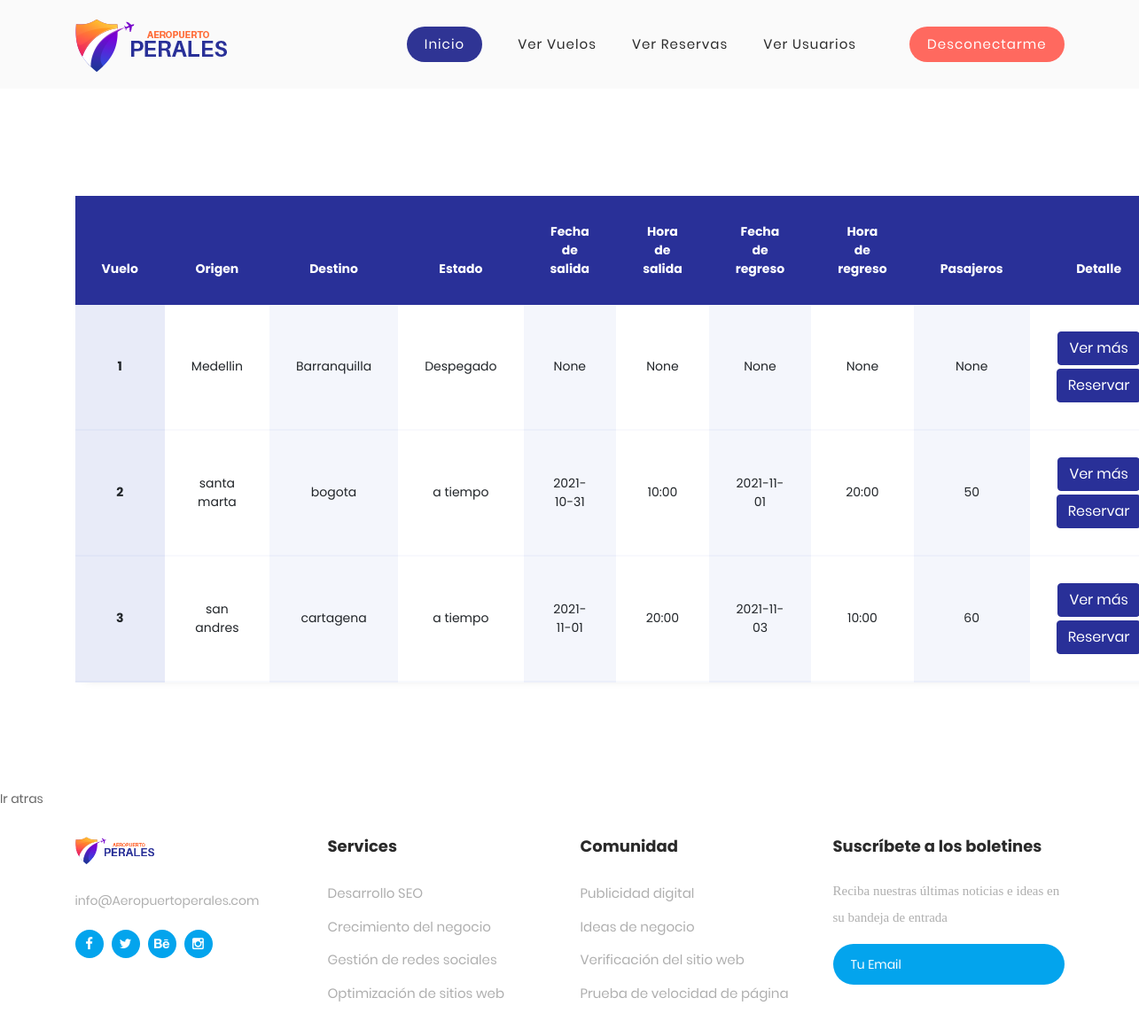
Page /flights (signed in) on the committed database.
### tables this page shows
CREATE TABLE vuelos (id_de_vuelo INTEGER NOT NULL PRIMARY KEY, id_avion INTEGER NOT NULL, id_piloto INTEGER REFERENCES pilotos (id_piloto) NOT NULL, capacidad INTEGER NOT NULL, origen VARCHAR NOT NULL, destino VARCHAR NOT NULL, estado_de_vuelo VARCHAR NOT NULL, fecha_salida DATE, hora_salida TIME, fecha_regreso DATE, hora_regreso TIME, pasajeros INTEGER);

### app.py (the view)
@app.route('/flights', methods=('GET', 'POST'))
@login_required
def view_flights():
    db = get_db()
    flights = db.execute('SELECT * FROM vuelos').fetchall()
    return render_template("flights.html", flights=flights)

### app.py (called while the page is built)
def login_required(view):
    @functools.wraps(view)
    def wrapped_view(**kwargs):
        if g.user is None:
            return redirect(url_for('login'))
        return view(**kwargs)
    return wrapped_view

@app.before_request
def load_logged_in_user():
    user_id = session.get('user_id')
    if user_id is None:
        g.user = None
    else:
        db = get_db()
        g.user = db.execute('SELECT * FROM usuarios WHERE id_usuario = ?', (user_id,)).fetchone()

### db.py (called while the page is built)
def get_db():
    try:
        if 'db' not in g:
            g.db = sqlite3.connect('database.db')
        return g.db
    except Error:
        print(Error)

### templates/flights.html (shortened to what this page needs)
{% extends "base.html" %}
{% block content %}
    <section class="ftco-section">
		<div class="container">
			<div class="row">
				<div class="col-md-12">
					{% if error %}
						{{ error }}
					{% else %}
						<div class="table-wrap">
							<h4 class="text-center mb-4">Vuelos</h4>
							<table class="table">
							<thead class="thead-primary">
							  <tr>
								<th>Vuelo</th>
								<th>Origen</th>
								<th>Destino</th>
								<th>Estado</th>
								<th>Fecha de salida</th>
								<th>Hora de salida</th>
								<th>Fecha de regreso</th>
								<th>Hora de regreso</th>
								<th>Pasajeros</th>
								<th>Detalle</th>
							  </tr>
							</thead>
							<tbody>
							{% for flight in flights %}
							  <tr>
								<th scope="row" class="scope" >{{ flight[0] }}</th>
								<td>{{ flight[4] }}</td>
								<td>{{ flight[5] }}</td>
								<td>{{ flight[6] }}</td>
								<td>{{ flight[7] }}</td>
								<td>{{ flight[8] }}</td>
								<td>{{ flight[9] }}</td>
								<td>{{ flight[10] }}</td>
								<td>{{ flight[11] }}</td>
								<td><a href={{ url_for('view_flight', id_de_vuelo=flight[0]) }} class="btn btn-primary">Ver más</a>
									<a href={{ url_for('book_flight', id_de_vuelo=flight[0]) }} class="btn btn-primary" style="margin-top: 4px;">Reservar</a></td>
							  </tr>
							{% endfor %}
							</tbody>
						  </table>
						</div>
					{% endif %}
				</div>
			</div>
		</div>
	</section>
	<ul class="nav">
              <li class="scroll-to-section"><a href="{{ url_for('search_flights') }}" class="active">Ir atras</a></li>
	</ul>
{% endblock %}

### static/css/main.css (style rules this page uses)
* { margin: 0px; padding: 0px; box-sizing: border-box; }
body, html { height: 100%; font-family: Poppins-Regular, sans-serif; }
a { font-family: Poppins-Regular; font-size: 14px; line-height: 1.7; color: #666666; margin: 0px; transition: all 0.4s; -webkit-transition: all 0.4s; -o-transition: all 0.4s; -moz-transition: all 0.4s; }
h1,h2,h3,h4,h5,h6 { margin: 0px; }
ul, li { margin: 0px; list-style-type: none; }
* { -webkit-box-sizing: border-box; -moz-box-sizing: border-box; box-sizing: border-box; }
body { font-family: Poppins-Regular; font-size: 15px; margin: 0; color: #fff; }
p, h1, h2, h3, h4, h5, h6, ul { margin: 0; }
ul { padding-left: 0; margin-bottom: 0; }
a { text-decoration: none; }

### static/css/template_aeropuerto_perales.css (style rules this page uses)
html, body, div, span, applet, object, iframe, h1, h2, h3, h4, h5, h6, p, blockquote, div pre, a, abbr, acronym, address, big, cite, code, del, dfn, em, font, img, ins, kbd, q, s, samp, small, strike, strong, sub, sup, tt, var, b, u, i, center, dl, dt, dd, ol, ul, li, figure, header, nav, section, article, aside, footer, figcaption { margin: 0; padding: 0; border: 0; outline: 0; }
ul, li { padding: 0; margin: 0; list-style: none; }
header, nav, section, article, aside, footer, hgroup { display: block; }
* { box-sizing: border-box; }
html, body { font-family: 'Poppins', sans-serif; font-weight: 400; background-color: #fff; -ms-text-size-adjust: 100%; -webkit-font-smoothing: antialiased; -moz-osx-font-smoothing: grayscale; }
a { text-decoration: none !important; }
h1, h2, h3, h4, h5, h6 { margin-top: 0px; margin-bottom: 0px; }
ul { margin-bottom: 0px; }
html, body { background: #fff; font-family: 'Poppins', sans-serif; }
.table-wrap { overflow-x: none; margin: 120px 0; }
.table { min-width: 1000px !important; width: 100%; background: #fff; -webkit-box-shadow: 0px 5px 12px -12px rgba(0, 0, 0, 0.29); -moz-box-shadow: 0px 5px 12px -12px rgba(0, 0, 0, 0.29); box-shadow: 0px 5px 12px -12px rgba(0, 0, 0, 0.29); text-align: center; }
.table thead.thead-primary { background: #293098; }
.table thead th { border: none; padding: 30px; font-size: 14px; color: #fff; }
.table tbody tr { margin-bottom: 10px; }
.table tbody th, .table tbody td { border: none; padding: 30px; font-size: 14px; background: #fff; vertical-align: middle; border-bottom: 2px solid #f8f9fd; }
.table tbody th.scope { background: #e8ebf8; border-bottom: 2px solid #e0e5f6; }
@media (min-width: 768px) { .table tbody td:nth-child(odd) { background: #f4f6fc; border-bottom: 2px solid #eceffa; } }
* { padding: 0; margin: 0; box-sizing: border-box; font-family: 'Poppins', sans-serif }

### rows in the picture
vuelos: id_de_vuelo "1", origen "Medellin", destino "Barranquilla", estado_de_vuelo "Despegado", flight "None"
vuelos: id_de_vuelo "2", origen "santa marta", destino "bogota", estado_de_vuelo "a tiempo", fecha_salida "2021-10-31", hora_salida "10:00", fecha_regreso "2021-11-01", hora_regreso "20:00", pasajeros "50"
vuelos: id_de_vuelo "3", origen "san andres", destino "cartagena", estado_de_vuelo "a tiempo", fecha_salida "2021-11-01", hora_salida "20:00", fecha_regreso "2021-11-03", hora_regreso "10:00", pasajeros "60"
